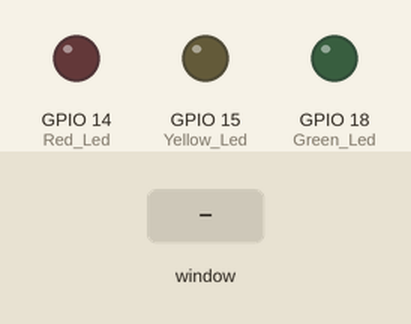
This program was run on a simulated Raspberry Pi (BCM pin numbers). Parts: output pins drawn as LEDs (lit = HIGH). The test bench sets the inputs (shaded band). The desktop window is not drawn, its controls go by their first labels and the mouse button is held 0.15 s.

Above: at 1.2 s.
1.3 s: control labelled "RED LED" in the window clicked
At 2.5 s:
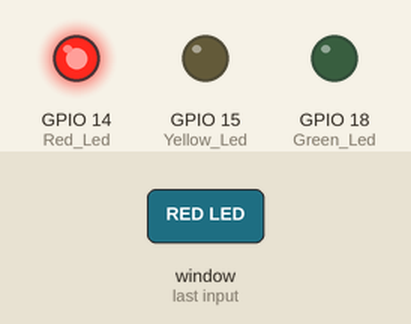
2.8 s: control labelled "YELLOW LED" in the window clicked
At 3.9 s:
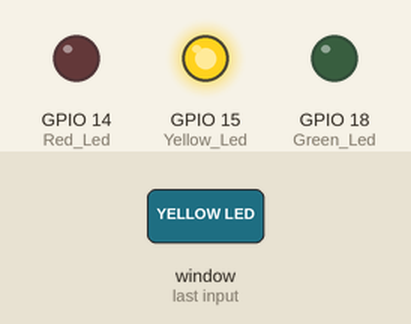
4.3 s: control labelled "GREEN LED" in the window clicked
At 5.0 s:
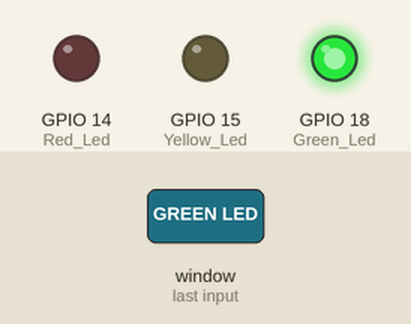
Timing chart, 0 to 7.3 s (numbered marks = the images above; inputs shaded):
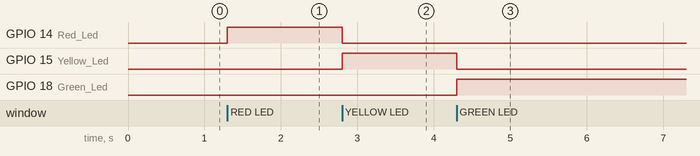

Measured:
- after the input at 1.3 s, GPIO 14 (Red_Led): LOW → HIGH at once
- after the input at 2.8 s, GPIO 14 (Red_Led): HIGH → LOW at once; GPIO 15 (Yellow_Led): LOW → HIGH at once
- after the input at 4.3 s, GPIO 15 (Yellow_Led): HIGH → LOW at once; GPIO 18 (Green_Led): LOW → HIGH at once

The program:

GUI.py
```python
from tkinter import *
import tkinter.font as FONT
from gpiozero import LED
import RPi.GPIO as GPIO

GPIO.setmode(GPIO.BCM)

##Pin Definitions
Red_Led = LED(14)
Yellow_Led = LED(15)
Green_Led = LED(18)


## GUI definitions
win = Tk()
win.title("LED Toggler")
myFont = FONT.Font(family = 'Helvetica', size = 14, weight = "bold")

##Event Functions
##This method will toggle the red led

var = IntVar()
def led_toggle1():
    if Red_Led.is_lit:
        Red_Led.off()
        Yellow_Led.off()
        Green_Led.off()
    else:
        Red_Led.on()
        Yellow_Led.off()
        Green_Led.off()

def led_toggle2():
    if Yellow_Led.is_lit:
        Red_Led.off()
        Yellow_Led.off()
        Green_Led.off()
    else:
        Red_Led.off()
        Yellow_Led.on()
        Green_Led.off()

def led_toggle3():
    if Green_Led.is_lit:
        Red_Led.off()
        Yellow_Led.off()
        Green_Led.off()
    else:
        Red_Led.off()
        Yellow_Led.off()
        Green_Led.on()


##This method destroys the window and sets the GPIO pins back to their internal settings
def close():
    GPIO.cleanup()

##Widgets

red_Button = Radiobutton(win, text = "RED LED", font = myFont, command = led_toggle1, bg = 'red', height = 2, width = 24, variable = var, value = 1)
red_Button.grid(row = 1,column = 0)

yellow_Button = Radiobutton(win, text = "YELLOW LED", font = myFont, command = led_toggle2, bg = 'yellow', height = 2, width = 24, variable = var, value = 2)
yellow_Button.grid(row = 1,column = 1)

green_Button = Radiobutton(win, text = "GREEN LED ", font = myFont, command = led_toggle3, bg = 'green', height = 2, width = 24, variable = var, value = 3)
green_Button.grid(row = 1,column = 2)

exitButton = Button(win, text = 'Exit', font = myFont, command = close, bg = 'bisque2', height = 1, width = 6)
exitButton.grid(row=2,column=1)

win.protocol("wM_DELETE_WINDOW", close)  #exit cleanly
win.mainloop() #Loop forever
```
